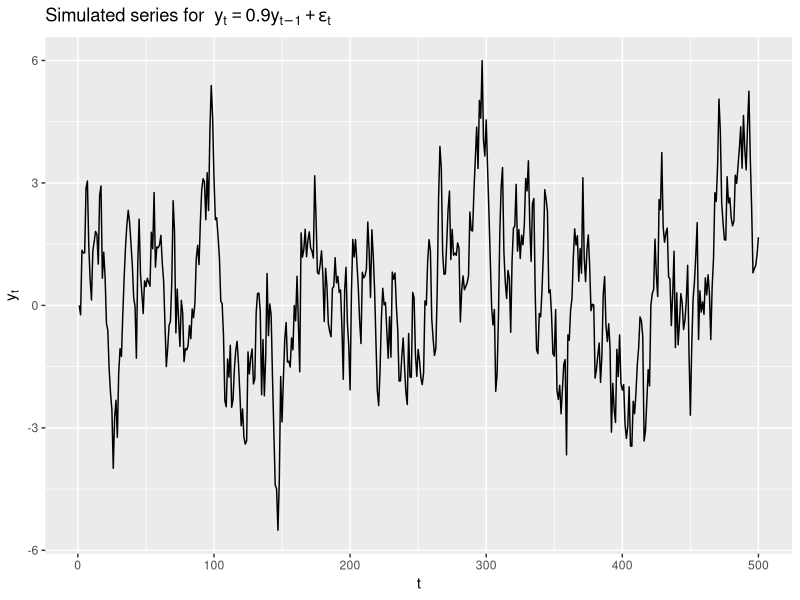
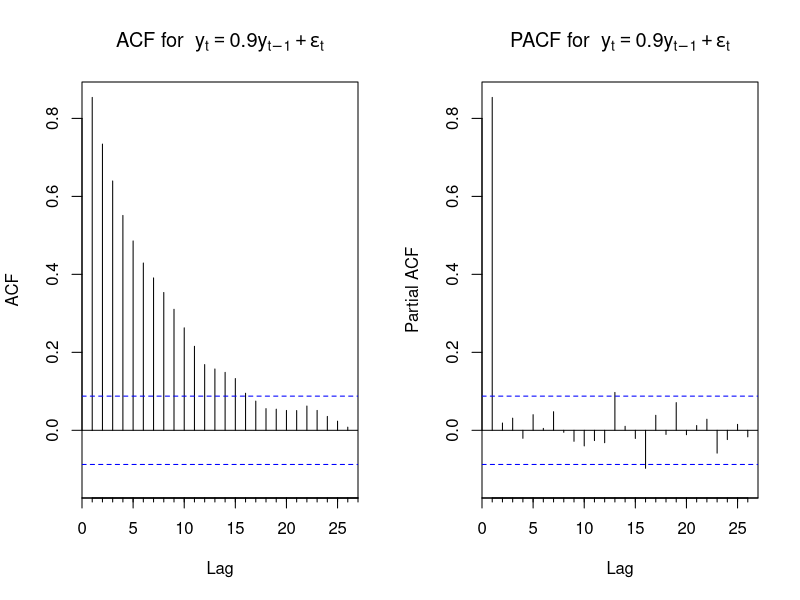

Source code (R) for these figures, in order:
# 加载必要的库
library(ggplot2)
library(forecast)

folder <- c("/Users/sunjiajing/Desktop/Hong2020/金融计量经济学：理论、案例与R语言/R代码/第三章")
setwd(folder)

# 设置种子以保证结果的可重现性
set.seed(123)

# 模拟AR(1)过程
n_samples <- 500
alpha <- 0.9
y <- rep(0, n_samples)
epsilon <- rnorm(n_samples, 0, 1)

for (t in 2:n_samples) {
  y[t] <- alpha * y[t-1] + epsilon[t]
}

# 时间序列图
ts_plot <- ggplot(data.frame(t=1:n_samples, y=y), aes(x=t, y=y)) +
  geom_line() +
  ggtitle(expression("Simulated series for "~y[t]==0.9*y[t-1]+epsilon[t])) +
  xlab("t") + ylab(expression(y[t]))

# 保存时间序列图为PNG
ggsave("AR1_plot.png", ts_plot, width = 7, height = 5)

# ACF 和 PACF 图
png("AR1_acf_pacf_plot.png", width = 14, height = 7, units = "in", res = 300)

par(mfrow=c(1, 2))
Acf(y, main=expression("ACF for " ~ y[t] == 0.9 * y[t-1] + epsilon[t]))
Pacf(y, main=expression("PACF for " ~ y[t] == 0.9 * y[t-1] + epsilon[t]))
dev.off()



